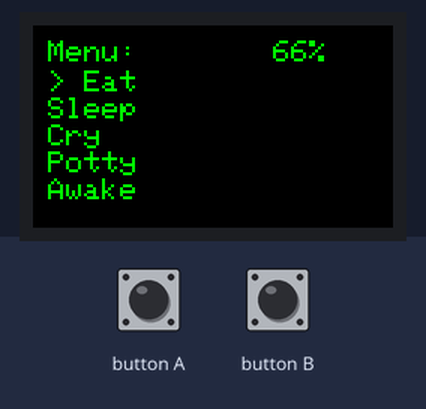
Bench run of a sketch on a simulated ESP32. Parts: 240×135 colour display. Inputs (shaded band) come from the test bench. WiFi joins after 1.5 s; servers stay silent unless stated; the local clock reads 2024-03-15 10:24:30 at power-on unless the sketch sets it; not simulated (calls return 0 or success): secrets.h.

Above: at 2.8 s.
2.9 s: button A pressed for 0.6 s
At 5.4 s:
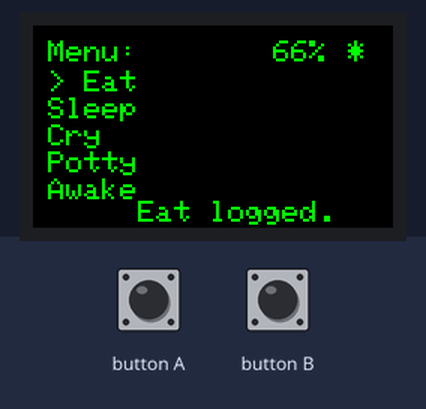
6.5 s: button B pressed for 3.2 s
At 8.1 s:
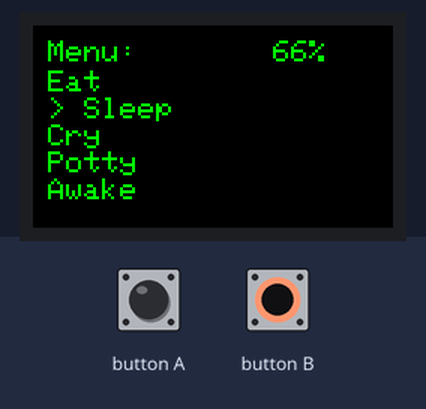
11.2 s: button B pressed for 0.6 s
At 11.7 s:
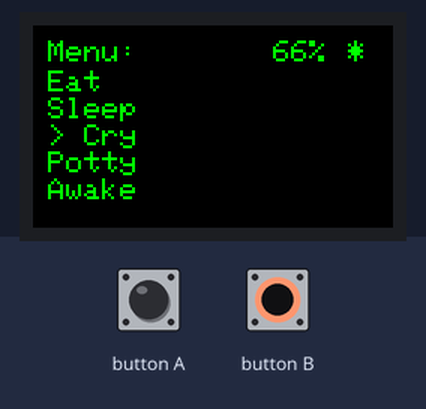
14.3 s: button A pressed for 1 s
At 15.7 s:
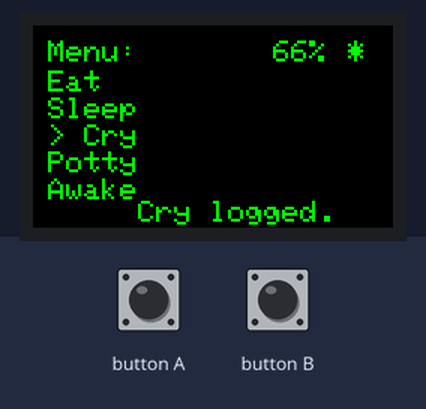
18.3 s: button B pressed for 1 s
At 19.2 s:
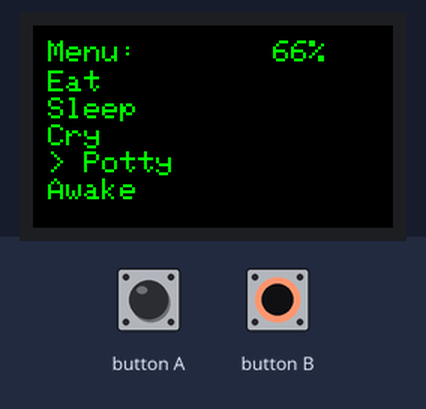
21.8 s: button A pressed for 0.6 s
At 23.6 s:
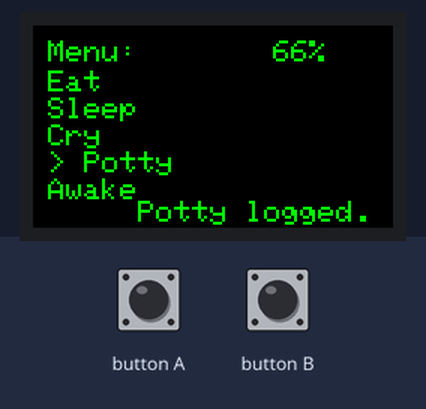
Timing chart, 0 to 25.1 s (numbered marks = the images above; inputs shaded):
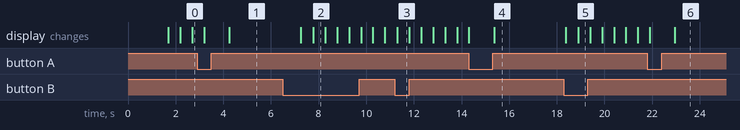

Measured:
- after the input at 2.9 s, the display: first changes after 0.29 s (image 1 shows a later state)
- after the input at 6.5 s, the display: first differs from a run without the input after 1.3 s (image 2)
- after the input at 11.2 s, the display: changes after 0.11 s (image 3)
- after the input at 14.3 s, the display: first changes at once (image 4 shows a later state)
- after the input at 18.3 s, the display: first differs from a run without the input after 0.60 s (image 5)
- after the input at 21.8 s, the display: first changes after 0.10 s (image 6 shows a later state)
- what the display in image 2 shows lasts 0.5 s, from 7.8 s to 8.3 s

The sketch:

baby_logger.ino
```cpp
#include <ArduinoJson.h>
#include <M5StickCPlus2.h>
#include <IOXhop_FirebaseESP32.h>
#include "secrets.h"
#include <WiFi.h>

int selected = 0;
String actions[] = {"Eat", "Sleep", "Cry", "Potty", "Awake"};
int entryNum = 0;
String entryYear, entryMonth, entryDay, entryHour, entryMin;
int lastBatteryPercentage = 100;
bool heartbeat = false;

void setup() {
  M5.begin();
  WiFi.begin(SECRET_SSID, SECRET_PASS);
  delay(1000);

  while (WiFi.status() != WL_CONNECTED) {
    delay(500);
  }

  StickCP2.Rtc.setDateTime( { { 2024, 5, 22 }, { 13, 37, 00 } } );
  StickCP2.Display.setBrightness(8);
  M5.Lcd.fillScreen(BLACK);
  M5.Lcd.setRotation(3);
  M5.Lcd.setTextColor(GREEN);
  M5.Lcd.setTextSize(2);
  StickCP2.Display.setCursor(10, 10);
  StickCP2.Display.print("Menu:");
  printMenu();
  StickCP2.Display.setCursor(160, 10);
  StickCP2.Display.print("100%");

  Firebase.begin(FIREBASE_HOST, FIREBASE_AUTH);
}

void loop() {
  updateHeartbeat();
  updateBatteryDisplay();
  handleUserInput();
  delay(500);
}

void updateHeartbeat() {
  StickCP2.Display.fillRect(210, 10, 25, 16, BLACK);
  StickCP2.Display.setCursor(210, 10);
  if (heartbeat) {
    StickCP2.Display.print("*");
    heartbeat = false;
  } else {
    StickCP2.Display.print(" ");
    heartbeat = true;
  }
}

void updateBatteryDisplay() {
  float voltage = M5.Power.getBatteryVoltage();
  int currentBatteryPercentage = mapVoltageToPercentage(voltage);

  if ((currentBatteryPercentage <= 15 && currentBatteryPercentage != lastBatteryPercentage) ||
      abs(currentBatteryPercentage - lastBatteryPercentage) >= 5) {
    StickCP2.Display.fillRect(160, 10, 94, 20, BLACK);
    StickCP2.Display.setCursor(160, 10);
    StickCP2.Display.print(String(currentBatteryPercentage) + "%");
    lastBatteryPercentage = currentBatteryPercentage;
  }
}

int mapVoltageToPercentage(float voltage) {
  float maxVoltage = 4200;
  float minVoltage = 3300;
  if (voltage > maxVoltage) voltage = maxVoltage;
  if (voltage < minVoltage) voltage = minVoltage;
  return (int)((voltage - minVoltage) / (maxVoltage - minVoltage) * 100);
}

void handleUserInput() {
    auto t = time(nullptr);
  {
    auto dt = StickCP2.Rtc.getDateTime();
    entryHour = String(dt.time.hours);
    entryMin = String(dt.time.minutes);
    entryYear = String(dt.date.year);
    entryMonth = String(dt.date.month);
    entryDay = String(dt.date.date);
  }

  StickCP2.update();
  if (StickCP2.BtnB.wasPressed()) {
    if (selected < 4) {
      selected += 1;
    } else {
      selected = 0;
    }
    StickCP2.Display.fillRect(0, 30, 320, 90, BLACK);
    printMenu();
  }

  if (StickCP2.BtnA.wasPressed()) {
    StickCP2.Display.setCursor(70, 117);
    StickCP2.Display.print("Logging: " + actions[selected]);
    entryNum += 1;
    Firebase.setInt("Number_" + String(entryNum), entryNum);
    Firebase.setString("Year_" + String(entryNum), entryYear);
    Firebase.setString("Month_" + String(entryNum), entryMonth);
    Firebase.setString("Day_" + String(entryNum), entryDay);
    Firebase.setString("Hour_" + String(entryNum), entryHour);
    Firebase.setString("Min_" + String(entryNum), entryMin);
    Firebase.setString("Action_" + String(entryNum), actions[selected]);
    StickCP2.Display.fillRect(0, 117, 320, 18, BLACK);
    StickCP2.Display.setCursor(70, 117);
    StickCP2.Display.print(actions[selected] + " logged.");
    delay(3000);
    StickCP2.Display.fillRect(0, 117, 320, 18, BLACK);
  }
}

void printMenu() {
  int x = 10;
  int y = 30;
  for (int i = 0; i < 5; i++) {
    StickCP2.Display.setCursor(x, y);
    if (i == selected) {
      StickCP2.Display.print("> " + actions[i] + "\n");
    } else {
      StickCP2.Display.print(actions[i] + "\n");
    }
    y += 18;
  }
}
```
